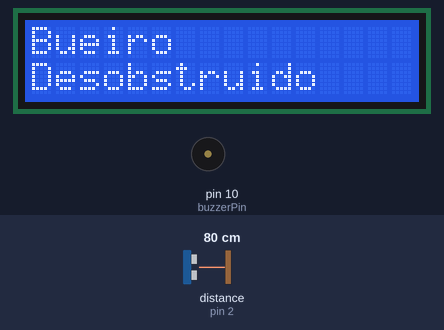
The sketch below on a simulated Arduino Uno, built with avr-gcc and run on an emulated ATmega328P. On the bench: 16×2 character LCD, buzzer (waves = sounding). Wiring (inferred from the names in the program): ultrasonic range finder: trigger pin 3; echo pin 2. The inputs (shaded band) are chosen by the test bench; at power-on: distance to the obstacle (sensor on pin 2) 80 cm. The echo pulse lasts 58.3 µs per cm; what the sketch prints to the serial monitor is not drawn.

Above: at 1.2 s.
1.3 s: distance to the obstacle (sensor on pin 2) set to 2 cm
At 2.8 s:
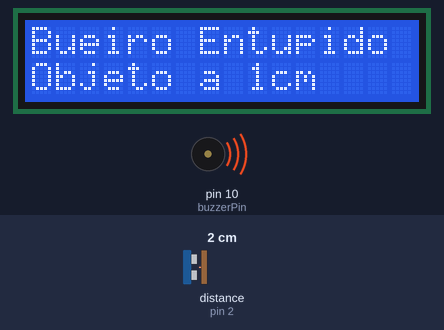
3.4 s: distance to the obstacle (sensor on pin 2) set to 60 cm
At 4.4 s:
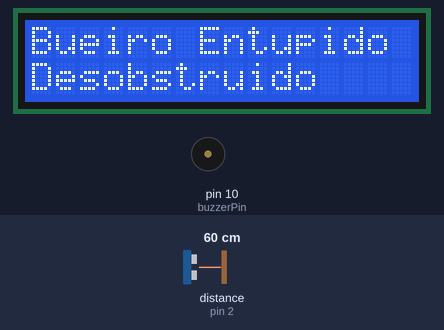
6.4 s: distance to the obstacle (sensor on pin 2) set to 4 cm
At 10.8 s:
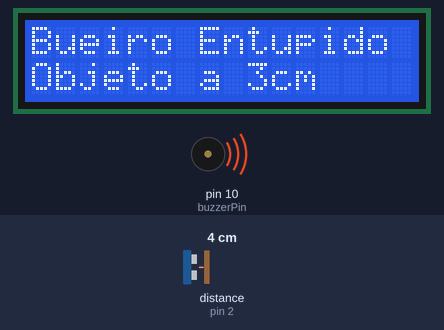
Timing chart, 0 to 12.3 s (numbered marks = the images above; inputs shaded):
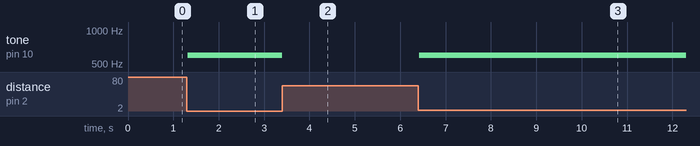

Measured:
- after the input at 1.3 s, tone on pin 10 (buzzerPin): silent → 600 Hz at once; the display: changes at once (image 1)
- after the input at 3.4 s, tone on pin 10 (buzzerPin): 600 Hz → silent at once; the display: changes at once (image 2)
- after the input at 6.4 s, tone on pin 10 (buzzerPin): silent → 600 Hz at once; the display: changes at once (image 3)
- what the display in image 1 shows lasts 0.7 s, from 2.3 s to 3.0 s
- what the display in image 2 shows lasts 2.6 s, from 3.4 s to 6.0 s
- what the display in image 3 shows lasts 0.9 s, from 10.2 s to 11.1 s

The sketch:

Codigo_Arduino.ino
```cpp
//--------------------------------------------------------------
// Incluindo bibliotecas e definindo pinos
//--------------------------------------------------------------
#include <LiquidCrystal.h>

#define trigPin 3
#define echoPin 2

LiquidCrystal lcd (4, 5, 6, 7, 8, 9);

int buzzerPin = 10;

//--------------------------------------------------------------
// Estabalecendo variáveis utilizadas no código
//--------------------------------------------------------------
long duration, distance;
int alerta = 0;

int mensagemAtual = 0;
int mensagemAnterior = 0;

//--------------------------------------------------------------
// Definindo tipos dos pinos
//--------------------------------------------------------------
void setup() {

  Serial.begin(9600);

  lcd.begin(16, 2);

  pinMode(trigPin, OUTPUT);
  pinMode(echoPin, INPUT);
  digitalWrite(trigPin, LOW);

  pinMode(buzzerPin, OUTPUT);
}

//--------------------------------------------------------------
// Estabelecendo o loop principal e suas funções
//--------------------------------------------------------------
void loop() {
  lerDistancia();

  definirAlertas();

  acionarAlertas();

  controleLCD();

  Serial.println(String(mensagemAtual));

}

//--------------------------------------------------------------
// Relizando a leitura de distância e conversão para centímetros
//--------------------------------------------------------------
void lerDistancia(){
  digitalWrite(trigPin, LOW);
  delayMicroseconds(2);

  digitalWrite(trigPin, HIGH);
  delayMicroseconds(10);
  digitalWrite(trigPin, LOW);

  duration = pulseIn(echoPin, HIGH);
  distance = (duration / 2) / 29.1;
}

//--------------------------------------------------------------
// Definindo os alertas de acordo com a leitura de distância
//--------------------------------------------------------------
void definirAlertas(){
  if (distance < 10) {
   alerta = 3;
  }
  else if (distance < 30) {
    alerta = 2;
  }
  else if (distance < 50) {
    alerta = 1;
  }
  else {
    alerta = 0;
  }
}

//--------------------------------------------------------------
// Aciona buzzer e monitor serial de acordo com o alarme ativo
//--------------------------------------------------------------
void acionarAlertas(){
  if (alerta == 0) {
    noTone(buzzerPin);
    Serial.println();
    Serial.println("Bueiro desobstruido");
    }
  else if (alerta == 1) {
    tone(buzzerPin,200);
    Serial.println();
    Serial.println("Objeto a " + String(distance) + "cm");
  }
  else if (alerta == 2) {
    tone(buzzerPin,400);
    Serial.println();
    Serial.println("Objeto a " + String(distance) + "cm");
  }
  else if (alerta == 3) {
    tone(buzzerPin,600);
    Serial.println();
    Serial.println("Objeto a " + String(distance) + "cm");
  }
}

//--------------------------------------------------------------
// Imprimindo mensagens no LCD de acordo com o alerta ativo
//--------------------------------------------------------------
void controleLCD(){
  if (alerta == 0) {
    lcd.setCursor(0, 0);
    lcd.print("Bueiro");
    lcd.setCursor(0, 1);
    lcd.print("Desobstruido");
  }
  else {
    lcd.setCursor(0, 0);
    lcd.print("Bueiro Entupido");
    lcd.setCursor(0, 1);
    lcd.print("Objeto a " + String(distance) + "cm");
  }
  mensagemAtual = millis();
  if (mensagemAtual - mensagemAnterior >= 3000){
    lcd.clear();
    mensagemAnterior = mensagemAtual;
  }
}
  
```
